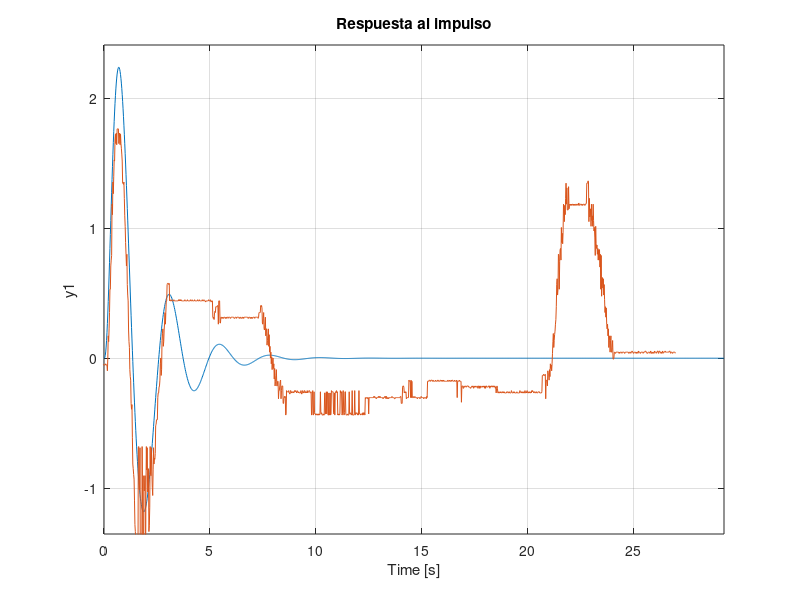
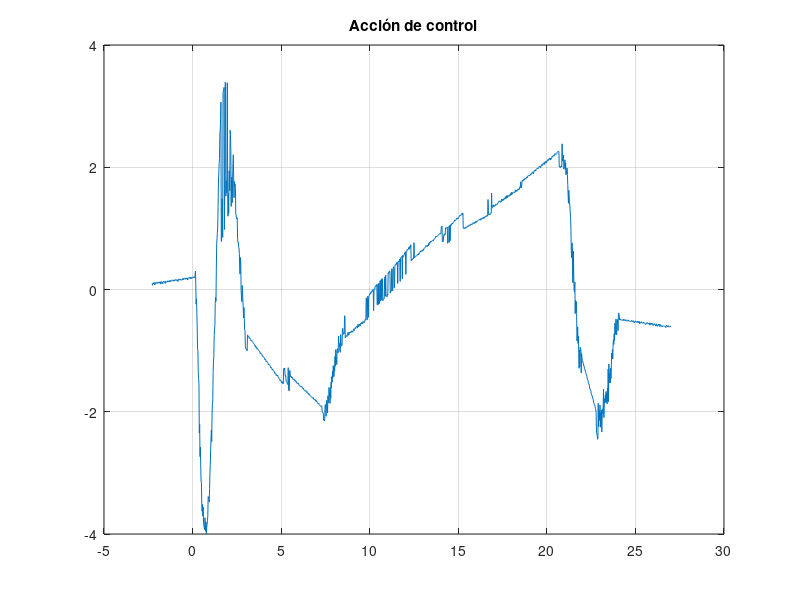
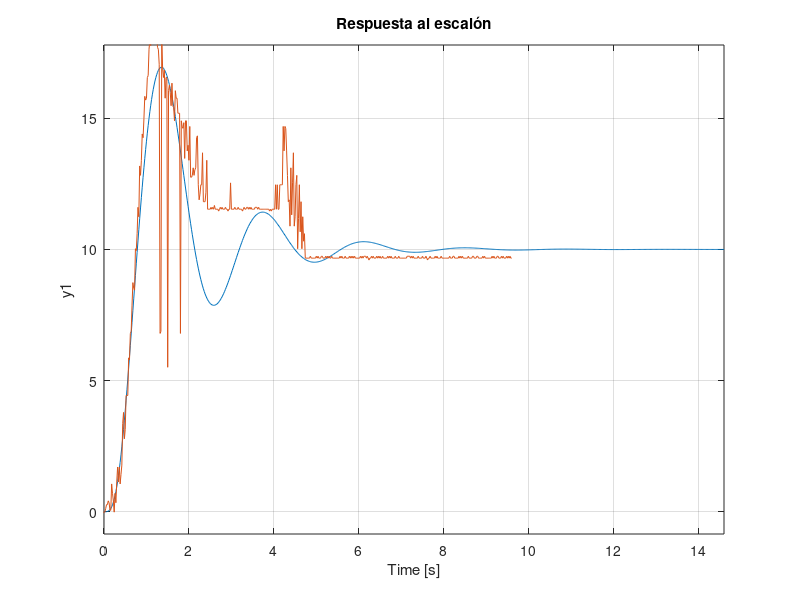
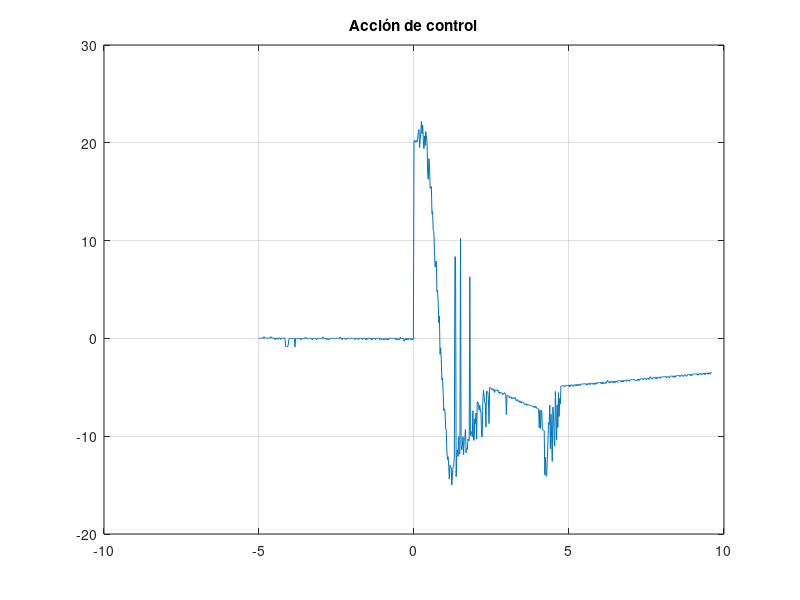

Write the MATLAB code that produced these figures, in order.
%%
close all; clear;
k1 = 11.4345;
g = 9.807;
k2 = 100 * pi/180 * g * 2.1;
k = k1 * k2;
p1 = -10;
p2 = -4.8680 + 3.0753i;

a = -1/8; %ganancia para ajustar los datos al impulso unitario
t0 = 2.3; %tiempo para mover los datos medidos

P = zpk([], [0 p1 p2 conj(p2)], k);

kp = 2;
ki = 1.2;

s = tf('s');

C = kp + ki * 1/s;
L = C * P;
T = minreal(L/(1 + L));




load('impulso_PI_v1');

figure;
impulse(T, t); hold on;
plot(t - t0, a * posicion); grid On;
title('Respuesta al impulso');

figure;
plot(t - t0, a * angulo_servo); grid On;
title('Acción de control');

%Respuesta al escalón
load('escalon_PI_v1.mat');

t0 = 5;
figure;
step(10 * T, t); hold on;
plot(t - t0, posicion); grid On;
title('Respuesta al escalón');

figure;
plot(t - t0, angulo_servo); grid On;
title('Acción de control');
